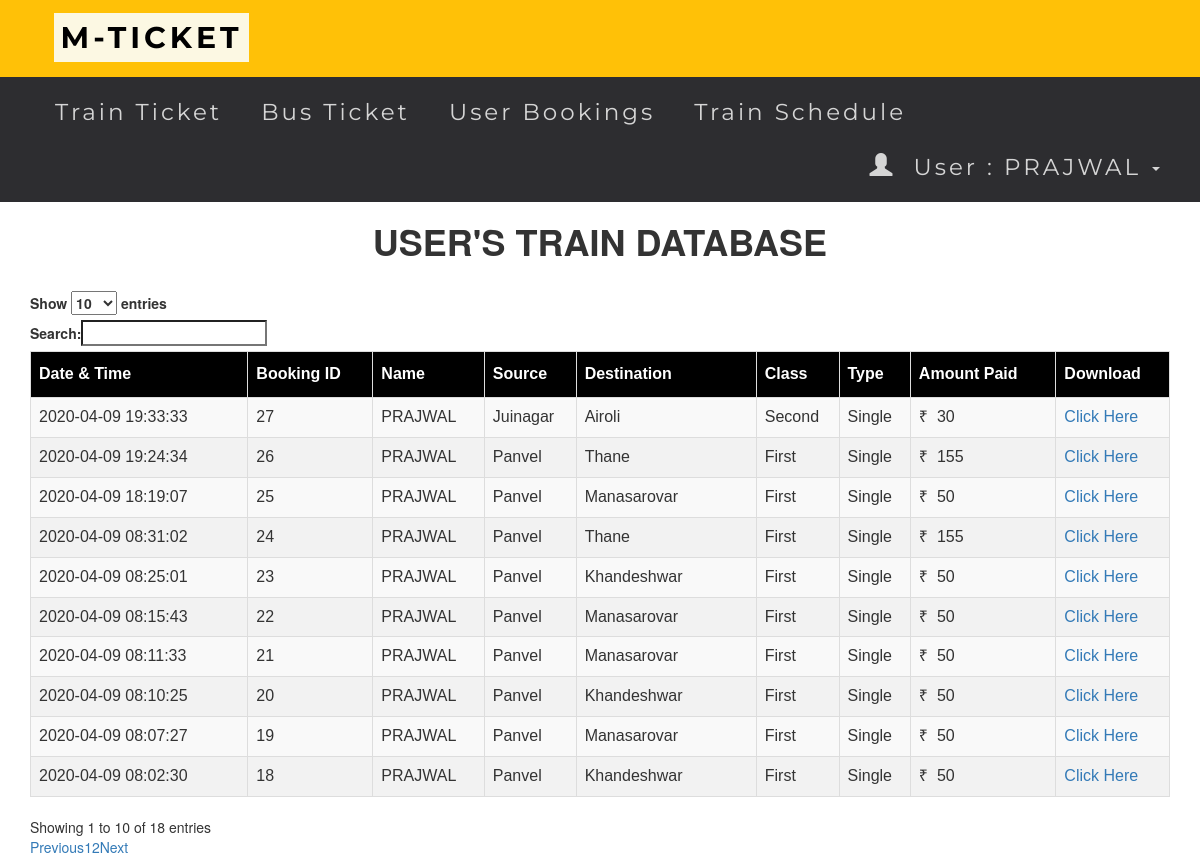
Screenshot of /trainbookings.php (signed in) with the database file from the repository.
### tables this page shows
CREATE TABLE `transactions` (
  `T_No.` int(10) NOT NULL,
  `email` varchar(50) NOT NULL,
  `source` varchar(50) NOT NULL,
  `dest` varchar(50) NOT NULL,
  `Name` varchar(50) NOT NULL,
  `Class` varchar(25) NOT NULL,
  `Type` varchar(25) NOT NULL,
  `NoOfpass` int(11) NOT NULL,
  `card_no` int(25) NOT NULL,
  `expmonth` int(2) NOT NULL,
  `expyear` int(2) NOT NULL,
  `cvv` int(3) NOT NULL,
  `pin` int(4) NOT NULL,
  `Date` datetime NOT NULL DEFAULT current_timestamp(),
  `Amt` int(10) NOT NULL,
  `Route` varchar(25) NOT NULL
);

### trainbookings.php (the view, shortened to what this page needs)
<?php
include 'connect.php' ;
include 'header.php';
?>
<head>
      </head>
      <body >
             <h1><center><b>USER'S TRAIN DATABASE</center></b></h1>
           <div class="container">
                <br />
                     <table id="database_table" class="table table-striped table-bordered">
                          <thead>
                            <tr>
  <th>Date & Time </th>
  <th>Booking ID </th>
  <th>Name</th>
  <th>Source</th>
  <th>Destination</th>
  <th>Class</th>
  <th>Type</th>
  <th>Amount Paid</th>
  <th>Download</th>
   </tr>
                          </thead>
                          <tbody>
<?php
$sql_transactions="SELECT * FROM `transactions`  WHERE  `email`='".$_SESSION['email']."' " ;
$result = $connect->query($sql_transactions);
while($row = $result->fetch_assoc()){
echo'<tr class="class="table table-striped table-bordered"">
        <td>'.$row["Date"].'</td>
        <td>'.$row["T_No."].'</td>
        <td>'.$row["Name"].'</td>
        <td>'.$row["source"].'</td>
        <td>'.$row["dest"].'</td>
        <td>'.$row["Class"].'</td>
        <td>'.$row["Type"].'</td>
        <td>₹&nbsp&nbsp'.$row["Amt"].'</td>
        <td><a  href="print.php?pid='.$row["T_No."].' " target="_blank">Click Here</a></td>
';
}
?>
</tbody>
</table>
</div>

### trainbookings.php (style rules this page uses)
table#database_table { font-size:16px; font-family: "Trebuchet MS", Arial, Helvetica, sans-serif; border-collapse: collapse; border-spacing: 0; }
#database_table td, #database_table th { border: 1px solid #ddd; text-align: left; padding: 8px; }
#database_table tr:nth-child(even) { background-color: #f2f2f2 }
#database_table th { padding-top: 11px; padding-bottom: 11px; background-color: black; color: white; }

### rows the page displays
transactions: Date "2020-04-09 08:02:30", value "18", Name "PRAJWAL", source "Panvel", dest "Khandeshwar", Class "First", Type "Single", Amt "50"
transactions: Date "2020-04-09 08:07:27", value "19", Name "PRAJWAL", source "Panvel", dest "Manasarovar", Class "First", Type "Single", Amt "50"
transactions: Date "2020-04-09 08:10:25", value "20", Name "PRAJWAL", source "Panvel", dest "Khandeshwar", Class "First", Type "Single", Amt "50"
transactions: Date "2020-04-09 08:11:33", value "21", Name "PRAJWAL", source "Panvel", dest "Manasarovar", Class "First", Type "Single", Amt "50"
transactions: Date "2020-04-09 08:15:43", value "22", Name "PRAJWAL", source "Panvel", dest "Manasarovar", Class "First", Type "Single", Amt "50"
transactions: Date "2020-04-09 08:25:01", value "23", Name "PRAJWAL", source "Panvel", dest "Khandeshwar", Class "First", Type "Single", Amt "50"
transactions: Date "2020-04-09 08:31:02", value "24", Name "PRAJWAL", source "Panvel", dest "Thane", Class "First", Type "Single", Amt "155"
transactions: Date "2020-04-09 18:19:07", value "25", Name "PRAJWAL", source "Panvel", dest "Manasarovar", Class "First", Type "Single", Amt "50"
transactions: Date "2020-04-09 19:24:34", value "26", Name "PRAJWAL", source "Panvel", dest "Thane", Class "First", Type "Single", Amt "155"
transactions: Date "2020-04-09 19:33:33", value "27", Name "PRAJWAL", source "Juinagar", dest "Airoli", Class "Second", Type "Single", Amt "30"

### other values shown
$_SESSION['name'] "PRAJWAL"
